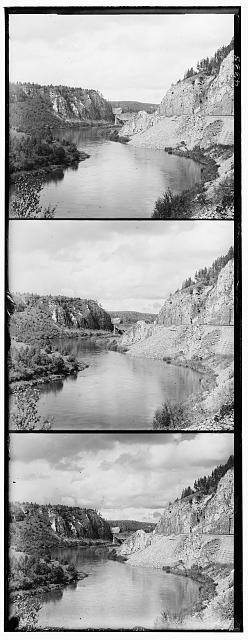
#> input picture Project-1/00608r.jpg, 248 x 640 px
$ python process_image.py
#> lines starting #> are read from the running program, lines starting #| are printed output that depends on the picture
from matplotlib import pyplot as plt

import cv2
import numpy as np
import pdb


def plot_BGR(img_b, img_g, img_r, img_bgr):

    # cv2 uses BGR, but plt uses RGB
    plt.subplot(141)
    plt.imshow(cv2.cvtColor(img_b, cv2.COLOR_BGR2RGB))
    plt.title('Blue')
    plt.xticks([]), plt.yticks([])

    plt.subplot(142)
    plt.imshow(cv2.cvtColor(img_g, cv2.COLOR_BGR2RGB))
    plt.title('Green')
    plt.xticks([]), plt.yticks([])

    plt.subplot(143)
    plt.imshow(cv2.cvtColor(img_r, cv2.COLOR_BGR2RGB))
    plt.title('Red')
    plt.xticks([]), plt.yticks([])

    plt.subplot(144)
    plt.imshow(cv2.cvtColor(img_bgr, cv2.COLOR_BGR2RGB))
    plt.title('BGR')
    plt.xticks([]), plt.yticks([])

    return


img_full = cv2.imread('00608r.jpg', 0)
#> img_full is the input picture: shape (640, 248); min 0, max 255, mean 164.5

# crop the original image to remove outer white border
t, b = 10, 7
l, r = 2, 2
img = img_full[t:img_full.shape[0] - b, l:img_full.shape[1] - r]
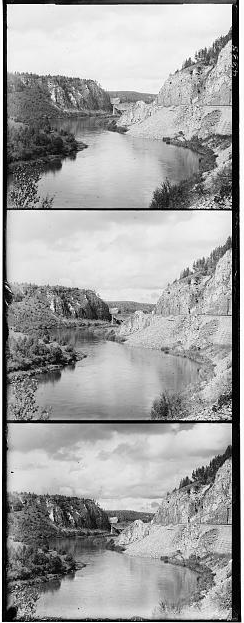
#> img: shape (623, 244); min 0, max 255, mean 162.1

img_h, img_w = img.shape
#> img_h = 623; img_w = 244
split_h = int(img_h / 3)
#> split_h = 207

img_b = np.zeros((split_h, img_w, 3), 'uint8')
img_g = np.zeros((split_h, img_w, 3), 'uint8')
img_r = np.zeros((split_h, img_w, 3), 'uint8')

img_b[:, :, 0] = img[:split_h, :]
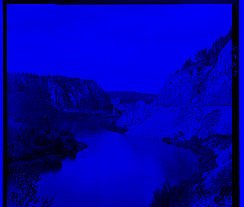
#> img_b: shape (207, 244, 3); mean of channels 0, 1, 2 168.3, 0, 0; drawn as B, G, R
img_g[:, :, 1] = img[split_h:split_h * 2, :]
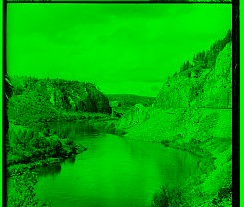
#> img_g: shape (207, 244, 3); mean of channels 0, 1, 2 0, 168.5, 0; drawn as B, G, R
img_r[:, :, 2] = img[split_h * 2:split_h * 3, :]
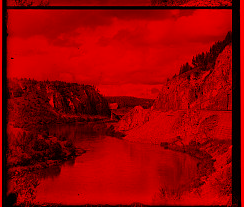
#> img_r: shape (207, 244, 3); mean of channels 0, 1, 2 0, 0, 149.9; drawn as B, G, R

img_bgr = np.zeros((split_h, img_w, 3), 'uint8')
img_bgr[:, :, 0] = img_b[:, :, 0]
img_bgr[:, :, 1] = img_g[:, :, 1]
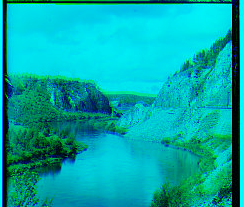
#> img_bgr: shape (207, 244, 3); mean of channels 0, 1, 2 168.3, 168.5, 0; drawn as B, G, R
img_bgr[:, :, 2] = img_r[:, :, 2]
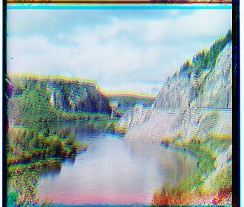
#> img_bgr: shape (207, 244, 3); mean of channels 0, 1, 2 168.3, 168.5, 149.9; drawn as B, G, R

plot_BGR(img_b, img_g, img_r, img_bgr)
plt.show()
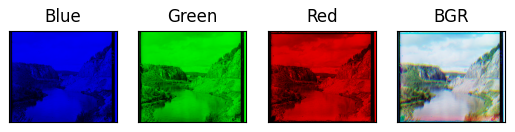
#> figure drawn by matplotlib, 4 panels

$ run again, with Project-1/lakeandballoon.jpg copied over Project-1/00608r.jpg
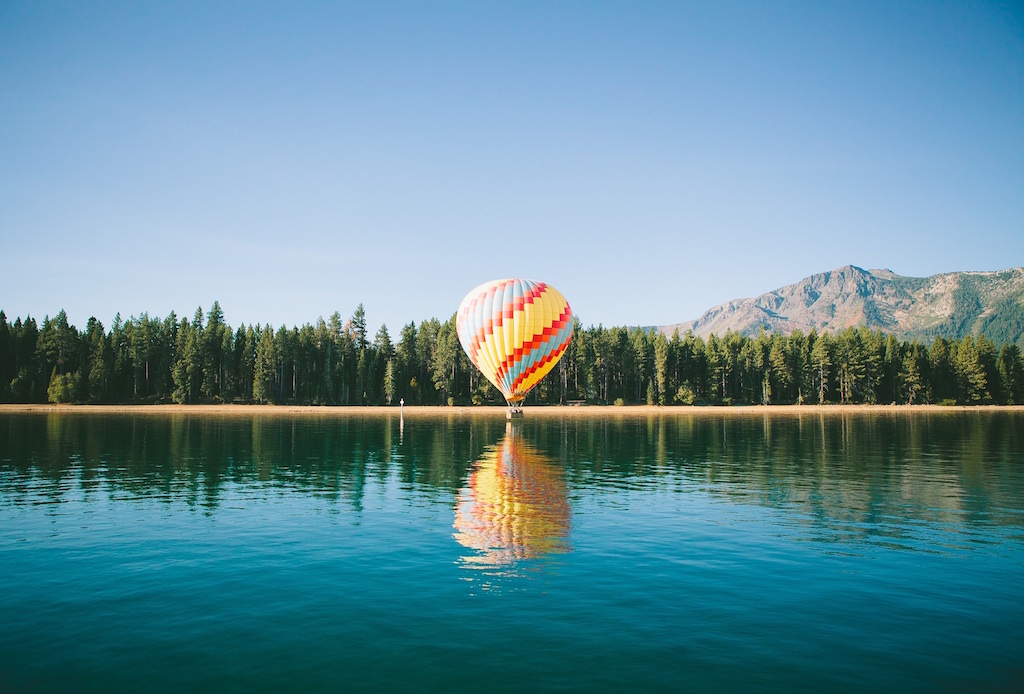
#> input picture Project-1/lakeandballoon.jpg, 1024 x 694 px
#> `img_bgr[:, :, 2] = img_r[:, :, 2]`:
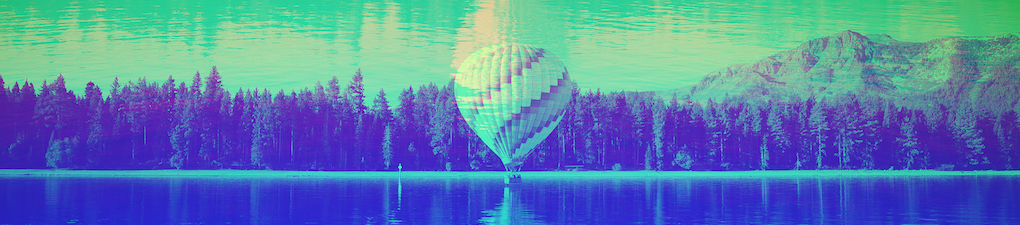
#> img_bgr: shape (225, 1020, 3); mean of channels 0, 1, 2 172.9, 127.2, 88.1; drawn as B, G, R
#> `plt.show()`:
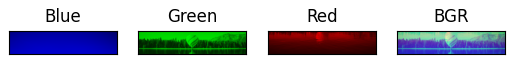
#> figure drawn by matplotlib, 4 panels
